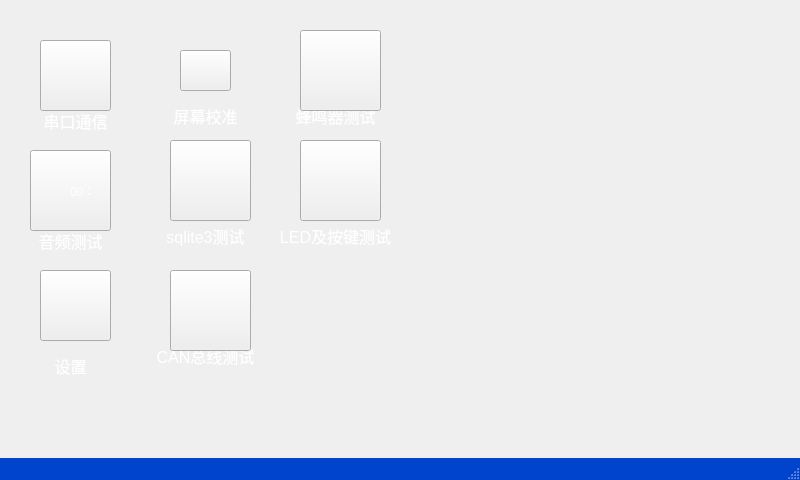
<?xml version="1.0" encoding="UTF-8"?>
<ui version="4.0">
 <class>MainWindow</class>
 <widget class="QMainWindow" name="MainWindow">
  <property name="geometry">
   <rect>
    <x>0</x>
    <y>0</y>
    <width>800</width>
    <height>480</height>
   </rect>
  </property>
  <property name="font">
   <font>
    <family>文泉驿微米黑</family>
   </font>
  </property>
  <property name="windowTitle">
   <string>桌面</string>
  </property>
  <property name="styleSheet">
   <string notr="true">#MainWindow{

border-image: url(:/new/prefix2/desk_pic/主界面背景.PNG);
}
#MainWindow * {
border-image: url();
}
QStatusBar{background: rgb(0, 68, 206)}</string>
  </property>
  <widget class="QWidget" name="centralwidget">
   <widget class="QPushButton" name="serial_btn">
    <property name="geometry">
     <rect>
      <x>40</x>
      <y>40</y>
      <width>71</width>
      <height>71</height>
     </rect>
    </property>
    <property name="styleSheet">
     <string notr="true">border-image: url(:/new/prefix2/desk_pic/串口通信_normal.png);

</string>
    </property>
    <property name="text">
     <string/>
    </property>
   </widget>
   <widget class="QLabel" name="label_2">
    <property name="geometry">
     <rect>
      <x>0</x>
      <y>110</y>
      <width>151</width>
      <height>21</height>
     </rect>
    </property>
    <property name="font">
     <font>
      <family>文泉驿微米黑</family>
      <pointsize>12</pointsize>
     </font>
    </property>
    <property name="styleSheet">
     <string notr="true">color: rgb(255, 255, 255);</string>
    </property>
    <property name="text">
     <string>串口通信</string>
    </property>
    <property name="alignment">
     <set>Qt::AlignCenter</set>
    </property>
   </widget>
   <widget class="QPushButton" name="audioBtn">
    <property name="geometry">
     <rect>
      <x>30</x>
      <y>150</y>
      <width>81</width>
      <height>81</height>
     </rect>
    </property>
    <property name="styleSheet">
     <string notr="true">border-image: url(:/new/prefix2/desk_pic/音频测试_normal.png);
</string>
    </property>
    <property name="text">
     <string/>
    </property>
   </widget>
   <widget class="QLabel" name="label_3">
    <property name="geometry">
     <rect>
      <x>0</x>
      <y>230</y>
      <width>141</width>
      <height>21</height>
     </rect>
    </property>
    <property name="font">
     <font>
      <pointsize>12</pointsize>
     </font>
    </property>
    <property name="styleSheet">
     <string notr="true">
color: rgb(255, 255, 255);</string>
    </property>
    <property name="text">
     <string>音频测试</string>
    </property>
    <property name="alignment">
     <set>Qt::AlignCenter</set>
    </property>
   </widget>
   <widget class="QLabel" name="label_date">
    <property name="geometry">
     <rect>
      <x>70</x>
      <y>180</y>
      <width>21</width>
      <height>21</height>
     </rect>
    </property>
    <property name="styleSheet">
     <string notr="true">color: rgb(255, 255, 255);</string>
    </property>
    <property name="text">
     <string>00：00</string>
    </property>
   </widget>
   <widget class="QLabel" name="label_4">
    <property name="geometry">
     <rect>
      <x>0</x>
      <y>350</y>
      <width>141</width>
      <height>31</height>
     </rect>
    </property>
    <property name="font">
     <font>
      <pointsize>12</pointsize>
     </font>
    </property>
    <property name="styleSheet">
     <string notr="true">
color: rgb(255, 255, 255);</string>
    </property>
    <property name="text">
     <string>设置</string>
    </property>
    <property name="alignment">
     <set>Qt::AlignCenter</set>
    </property>
   </widget>
   <widget class="QPushButton" name="setting_btn">
    <property name="geometry">
     <rect>
      <x>40</x>
      <y>270</y>
      <width>71</width>
      <height>71</height>
     </rect>
    </property>
    <property name="styleSheet">
     <string notr="true">border-image: url(:/new/audio/setting.png);
</string>
    </property>
    <property name="text">
     <string/>
    </property>
   </widget>
   <widget class="QPushButton" name="tslibBtn">
    <property name="geometry">
     <rect>
      <x>180</x>
      <y>50</y>
      <width>51</width>
      <height>41</height>
     </rect>
    </property>
    <property name="styleSheet">
     <string notr="true">border-image: url(:/new/prefix2/ts.png);
</string>
    </property>
    <property name="text">
     <string/>
    </property>
   </widget>
   <widget class="QLabel" name="label">
    <property name="geometry">
     <rect>
      <x>120</x>
      <y>100</y>
      <width>171</width>
      <height>31</height>
     </rect>
    </property>
    <property name="font">
     <font>
      <pointsize>12</pointsize>
     </font>
    </property>
    <property name="styleSheet">
     <string notr="true">color: rgb(255, 255, 255);</string>
    </property>
    <property name="text">
     <string>屏幕校准</string>
    </property>
    <property name="alignment">
     <set>Qt::AlignCenter</set>
    </property>
   </widget>
   <widget class="QLabel" name="label_5">
    <property name="geometry">
     <rect>
      <x>120</x>
      <y>220</y>
      <width>171</width>
      <height>31</height>
     </rect>
    </property>
    <property name="font">
     <font>
      <pointsize>12</pointsize>
     </font>
    </property>
    <property name="styleSheet">
     <string notr="true">color: rgb(255, 255, 255);</string>
    </property>
    <property name="text">
     <string>sqlite3测试</string>
    </property>
    <property name="alignment">
     <set>Qt::AlignCenter</set>
    </property>
   </widget>
   <widget class="QPushButton" name="sqlBtn">
    <property name="geometry">
     <rect>
      <x>170</x>
      <y>140</y>
      <width>81</width>
      <height>81</height>
     </rect>
    </property>
    <property name="styleSheet">
     <string notr="true">border-image: url(:/new/prefix2/desk_pic/图片浏览_normal.png);

</string>
    </property>
    <property name="text">
     <string/>
    </property>
   </widget>
   <widget class="QLabel" name="label_6">
    <property name="geometry">
     <rect>
      <x>120</x>
      <y>340</y>
      <width>171</width>
      <height>31</height>
     </rect>
    </property>
    <property name="font">
     <font>
      <pointsize>12</pointsize>
     </font>
    </property>
    <property name="styleSheet">
     <string notr="true">color: rgb(255, 255, 255);</string>
    </property>
    <property name="text">
     <string>CAN总线测试</string>
    </property>
    <property name="alignment">
     <set>Qt::AlignCenter</set>
    </property>
   </widget>
   <widget class="QPushButton" name="canBtn">
    <property name="geometry">
     <rect>
      <x>170</x>
      <y>270</y>
      <width>81</width>
      <height>81</height>
     </rect>
    </property>
    <property name="styleSheet">
     <string notr="true">border-image: url(:/new/prefix2/desk_pic/网络传输_normal.png);
</string>
    </property>
    <property name="text">
     <string/>
    </property>
   </widget>
   <widget class="QLabel" name="label_7">
    <property name="geometry">
     <rect>
      <x>250</x>
      <y>100</y>
      <width>171</width>
      <height>31</height>
     </rect>
    </property>
    <property name="font">
     <font>
      <pointsize>12</pointsize>
     </font>
    </property>
    <property name="styleSheet">
     <string notr="true">color: rgb(255, 255, 255);</string>
    </property>
    <property name="text">
     <string>蜂鸣器测试</string>
    </property>
    <property name="alignment">
     <set>Qt::AlignCenter</set>
    </property>
   </widget>
   <widget class="QPushButton" name="buzzerBtn">
    <property name="geometry">
     <rect>
      <x>300</x>
      <y>30</y>
      <width>81</width>
      <height>81</height>
     </rect>
    </property>
    <property name="styleSheet">
     <string notr="true">border-image: url(:/new/prefix2/desk_pic/蜂鸣器测试_normal.png);
</string>
    </property>
    <property name="text">
     <string/>
    </property>
   </widget>
   <widget class="QLabel" name="label_8">
    <property name="geometry">
     <rect>
      <x>250</x>
      <y>220</y>
      <width>171</width>
      <height>31</height>
     </rect>
    </property>
    <property name="font">
     <font>
      <pointsize>12</pointsize>
     </font>
    </property>
    <property name="styleSheet">
     <string notr="true">color: rgb(255, 255, 255);</string>
    </property>
    <property name="text">
     <string>LED及按键测试</string>
    </property>
    <property name="alignment">
     <set>Qt::AlignCenter</set>
    </property>
   </widget>
   <widget class="QPushButton" name="led_keyBtn">
    <property name="geometry">
     <rect>
      <x>300</x>
      <y>140</y>
      <width>81</width>
      <height>81</height>
     </rect>
    </property>
    <property name="styleSheet">
     <string notr="true">border-image: url(:/new/prefix2/desk_pic/键盘测试_normal.png);
</string>
    </property>
    <property name="text">
     <string/>
    </property>
   </widget>
  </widget>
  <widget class="QStatusBar" name="statusbar">
   <property name="enabled">
    <bool>true</bool>
   </property>
  </widget>
 </widget>
 <resources/>
 <connections/>
</ui>
